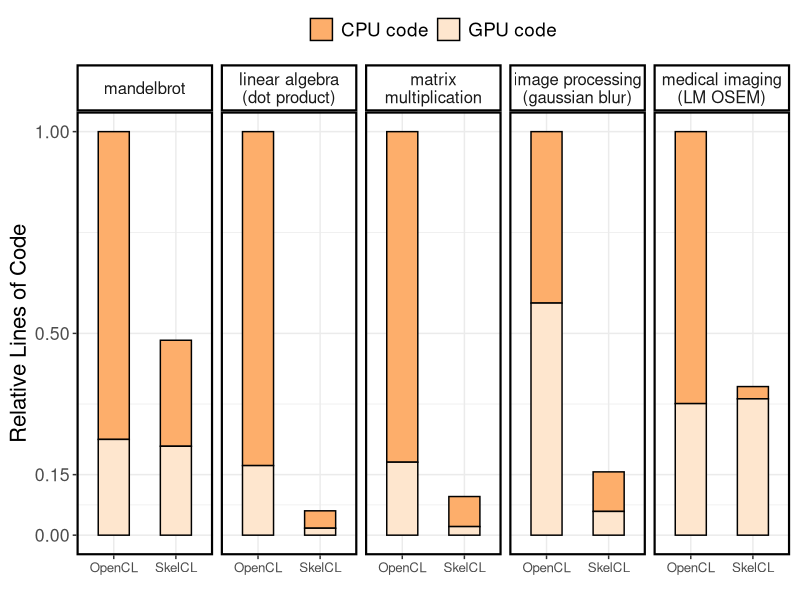
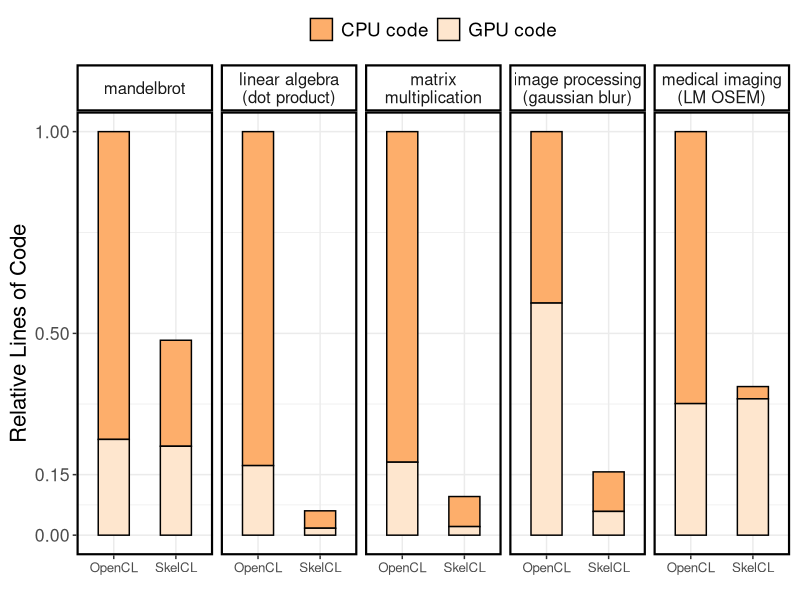

Here is the R script that generated these plots, in order:
require('ggplot2')

# replace | with newline
strwr <- function(str) gsub("\\|", "\n", str)

data <- read.table("loc.csv", header=TRUE, sep=",")


data$Benchmark <- strwr(data$Benchmark)

data$Benchmark <- factor(data$Benchmark,
                         levels = c("mandelbrot", "linear algebra\n(dot product)", "matrix\nmultiplication",
                                    "image processing\n(gaussian blur)", "medical imaging\n(LM OSEM)"))

# add empty column to store the sum of OpenCL lines
data <- cbind(data, Sums = c(0, recursive=TRUE))

# compute the sum of the OpenCL loc for every benchmark
for (b in levels(data$Benchmark)) {
  data[data$Benchmark == b,]$Sums <-
    sum(data[data$Program == "OpenCL" & data$Benchmark == b,]$Lines)
}

theme <- theme_bw() +
  theme(text = element_text(size = 16),
        axis.title = element_text(size = rel(1), vjust = 1),
        axis.text.x = element_text(size = rel(0.75)),
        legend.text = element_text(size = rel(0.85)),
        strip.text = element_text(size = rel(0.75)),
        panel.border = element_rect(linetype = "solid", colour = "black", size = 1.5),
        plot.margin = unit(c(0.25,0.25,0,0.25), 'cm'),
        legend.position="top",
        legend.title = element_blank(),
        strip.background = element_rect(colour = "black", fill = "white", size = 1.5))

labs <- labs(x = "", y = "Relative Lines of Code")

# create plot
plot <- ggplot(na.omit(data), aes(x=Program, y=Lines/Sums, fill=Device)) +
  geom_bar(color="black", width=.5, stat = "identity") +
  scale_fill_manual(values=c("#fdae6b", "#fee6ce")) + #"#e6550d", 
  scale_x_discrete() +
  scale_y_continuous(breaks=c(0, 0.15, 0.5, 1)) +
  facet_grid(. ~ Benchmark) + theme + labs

# save plot to file
ggsave(file = "summary_loc.pdf", width = 10, height = 4)

plot
